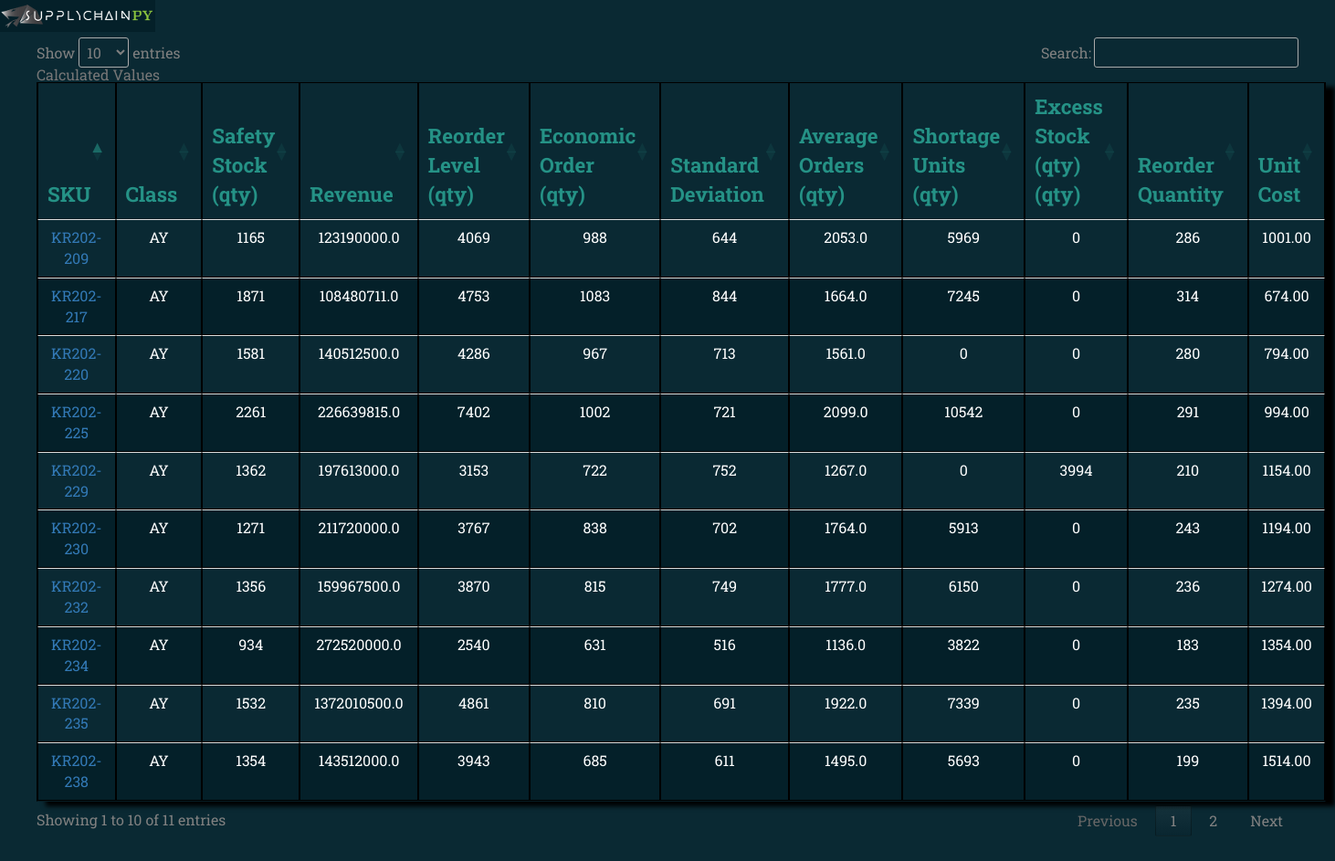
Page /abcxyz/AY on the committed database.
### supplychainpy/reporting/views.py (models this page shows, shortened)
class InventoryAnalysis(db.Model):
    __table_args__ = {'sqlite_autoincrement': True}
    id = db.Column(db.Integer(), primary_key=True)
    sku_id = db.Column(db.Integer, db.ForeignKey('master_sku_list.id'))
    abc_xyz_classification = db.Column(db.String(2))
    standard_deviation = db.Column(db.Integer())
    safety_stock = db.Column(db.Integer())
    reorder_level = db.Column(db.Integer())
    economic_order_quantity = db.Column(db.Integer())
    demand_variability = db.Column(db.Integer())
    average_orders = db.Column(db.Float())
    shortages = db.Column(db.Integer())
    excess_stock = db.Column(db.Integer())
    reorder_quantity = db.Column(db.Integer())
    economic_order_variable_cost = db.Column(db.Float())
    unit_cost = db.Column(db.Numeric(12, 2))
    revenue = db.Column(db.Float())
    date = db.Column(db.DateTime())
    safety_stock_rank = db.Column(db.Integer())
    shortage_rank = db.Column(db.Integer())
    excess_cost = db.Column(db.Numeric(12, 2))
    percentage_contribution_revenue = db.Column(db.Float)
    excess_rank = db.Column(db.Integer())
    retail_price = db.Column(db.Numeric(18, 2))
    gross_profit_margin = db.Column(db.Numeric(12, 2))
    min_order = db.Column(db.Integer())
    safety_stock_cost = db.Column(db.Numeric(18, 2))
    revenue_rank = db.Column(db.Integer())
    markup_percentage = db.Column(db.Float())
    max_order = db.Column(db.Integer())
    shortage_cost = db.Column(db.Numeric(18, 2))
    quantity_on_hand = db.Column(db.Integer())
    currency_id = db.Column(db.Integer, db.ForeignKey('currency.id'))
    transaction_log_id = db.Column(db.Integer, db.ForeignKey('transaction_log.id'))
    orders_id = db.relationship("Orders", backref='demand', lazy='dynamic')

class MasterSkuList(db.Model):
    __table_args__ = {'sqlite_autoincrement': True}
    id = db.Column(db.Integer(), primary_key=True)
    sku_id = db.Column(db.String(255))
    analysis = db.relationship("InventoryAnalysis", backref='sku', lazy='dynamic')

### supplychainpy/reporting/views.py (the view)
@app.route('/abcxyz/<string:classification>')
def abxyz(classification: str = None):
    abc = db.session.query(InventoryAnalysis
                           ).filter(
        InventoryAnalysis.abc_xyz_classification == classification).all()
    msk = db.session.query(MasterSkuList).all()
    return flask.render_template('abcxyz.html', inventory=abc, mks=msk)

### supplychainpy/reporting/templates/abcxyz.html (shortened to what this page needs)
{% extends "base.html" %}
{% block body%}
    <table id="analysis_table" class="ia table table-responsive">
        <div class=" row">
            <div class=" col-lg-11">
                <caption>Calculated Values</caption>
                <thead>
                <tr>
                    <th>SKU</th>
                    <th>Class</th>
                    <th>Safety Stock (qty)</th>
                    <th>Revenue</th>
                    <th>Reorder Level (qty)</th>
                    <th>Economic Order (qty)</th>
                    <th>Standard Deviation</th>
                    <th>Average Orders (qty)</th>
                    <th>Shortage Units (qty)</th>
                    <th>Excess Stock (qty) (qty)</th>
                    <th>Reorder Quantity</th>
                    <th>Unit Cost</th>
                </tr>
                </thead>
                {% for sku in inventory %}
                <tr>
                    <td><a href="/sku_detail/{{sku.sku_id}}">{{sku.sku.sku_id}}</a></td>
                    <td>{{sku.abc_xyz_classification}}</td>
                    <td>{{sku.safety_stock}}</td>
                    <td>{{sku.revenue}}</td>
                    <td>{{sku.reorder_level}}</td>
                    <td>{{sku.economic_order_quantity}}</td>
                    <td>{{sku.standard_deviation}}</td>
                    <td>{{sku.average_orders}}</td>
                    <td>{{sku.shortages}}</td>
                    <td>{{sku.excess_stock}}</td>
                    <td>{{sku.reorder_quantity}}</td>
                    <td>{{sku.unit_cost}}</td>
                </tr>
                {% endfor %}
            </div>
        </div>
    </table>
{% endblock %}

### supplychainpy/reporting/static/auxiliary.css (style rules this page uses)
a, abbr, acronym, address, applet, article, aside, audio, b, big, blockquote, body, canvas, caption, center, cite, code, dd, del, details, dfn, div, dl, dt, em, embed, fieldset, figcaption, figure, footer, form, h1, h2, h3, h4, h5, h6, header, hgroup, html, i, iframe, img, ins, kbd, label, legend, li, mark, menu, nav, object, ol, output, p, pre, q, ruby, s, samp, section, small, span, strike, strong, sub, summary, sup, table, tbody, td, tfoot, th, thead, time, tr, tt, u, ul, var, video { margin: 0; padding: 0; border: 0; font: inherit; vertical-align: baseline }
body { line-height: 1 }
table { border-collapse: collapse; border-spacing: 0 }
body { background-color: #0A2933; color: #708284; font-family: "Roboto Slab"; font-size: 1em; }
table, th, td { color: white; border: 1px solid black; border-collapse: collapse; border-spacing: 5px; }
th, td { padding: 1px; font-family: "Roboto Slab", "ff-tisa-web-pro", "Georgia", Arial, sans-serif; text-align: center; }
th { color: #259286; font-size: 1.4em; }
.ia { margin-left: 20px; margin-top: 20px; float: left; box-shadow: 10px 5px 5px black; }
table.ia tr:nth-child(even) { background-color: #042029; }
table.ia tr:nth-child(odd) { background-color: #0A2933;; }
table.ia th { background-color: transparent; font-family: "Roboto Slab"; font-weight: 600; }
body { overflow-x: hidden; }
* { margin: 0; padding: 0; }

### rows in the picture
InventoryAnalysis: sku.sku_id "KR202-209", abc_xyz_classification "AY", safety_stock "1165", revenue "123190000.0", reorder_level "4069", economic_order_quantity "988", standard_deviation "644", average_orders "2053.0", shortages "5969", excess_stock "0", reorder_quantity "286", unit_cost "1001.00"
InventoryAnalysis: sku.sku_id "KR202-217", abc_xyz_classification "AY", safety_stock "1871", revenue "108480711.0", reorder_level "4753", economic_order_quantity "1083", standard_deviation "844", average_orders "1664.0", shortages "7245", excess_stock "0", reorder_quantity "314", unit_cost "674.00"
InventoryAnalysis: sku.sku_id "KR202-220", abc_xyz_classification "AY", safety_stock "1581", revenue "140512500.0", reorder_level "4286", economic_order_quantity "967", standard_deviation "713", average_orders "1561.0", shortages "0", excess_stock "0", reorder_quantity "280", unit_cost "794.00"
InventoryAnalysis: sku.sku_id "KR202-225", abc_xyz_classification "AY", safety_stock "2261", revenue "226639815.0", reorder_level "7402", economic_order_quantity "1002", standard_deviation "721", average_orders "2099.0", shortages "10542", excess_stock "0", reorder_quantity "291", unit_cost "994.00"
InventoryAnalysis: sku.sku_id "KR202-229", abc_xyz_classification "AY", safety_stock "1362", revenue "197613000.0", reorder_level "3153", economic_order_quantity "722", standard_deviation "752", average_orders "1267.0", shortages "0", excess_stock "3994", reorder_quantity "210", unit_cost "1154.00"
InventoryAnalysis: sku.sku_id "KR202-230", abc_xyz_classification "AY", safety_stock "1271", revenue "211720000.0", reorder_level "3767", economic_order_quantity "838", standard_deviation "702", average_orders "1764.0", shortages "5913", excess_stock "0", reorder_quantity "243", unit_cost "1194.00"
InventoryAnalysis: sku.sku_id "KR202-232", abc_xyz_classification "AY", safety_stock "1356", revenue "159967500.0", reorder_level "3870", economic_order_quantity "815", standard_deviation "749", average_orders "1777.0", shortages "6150", excess_stock "0", reorder_quantity "236", unit_cost "1274.00"
InventoryAnalysis: sku.sku_id "KR202-234", abc_xyz_classification "AY", safety_stock "934", revenue "272520000.0", reorder_level "2540", economic_order_quantity "631", standard_deviation "516", average_orders "1136.0", shortages "3822", excess_stock "0", reorder_quantity "183", unit_cost "1354.00"
InventoryAnalysis: sku.sku_id "KR202-235", abc_xyz_classification "AY", safety_stock "1532", revenue "1372010500.0", reorder_level "4861", economic_order_quantity "810", standard_deviation "691", average_orders "1922.0", shortages "7339", excess_stock "0", reorder_quantity "235", unit_cost "1394.00"
InventoryAnalysis: sku.sku_id "KR202-238", abc_xyz_classification "AY", safety_stock "1354", revenue "143512000.0", reorder_level "3943", economic_order_quantity "685", standard_deviation "611", average_orders "1495.0", shortages "5693", excess_stock "0", reorder_quantity "199", unit_cost "1514.00"
